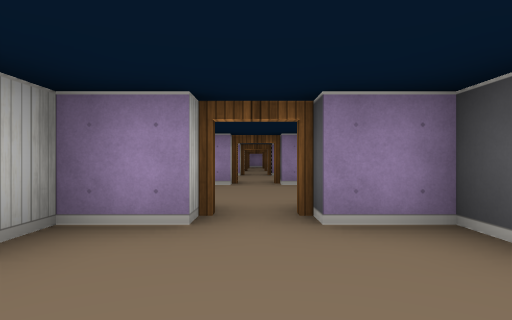
View 1 (above)

24 first-person views from a walk through a cub3D ray-caster map. The camera is about half as high as the walls, looks level and sees 75° across. The floor is counted in squares. Each view is taken from the middle of a square. On the plan, view 1 faces up. The plan holds only what a view shows up to about 9 squares ahead; the rest is blank.

View 2
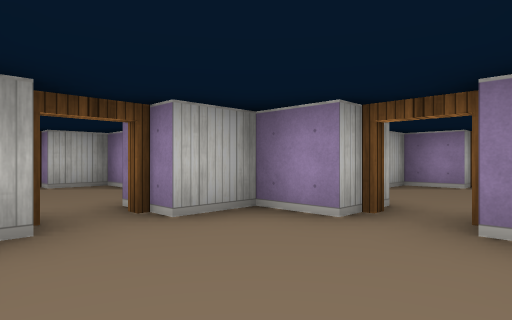

View 3
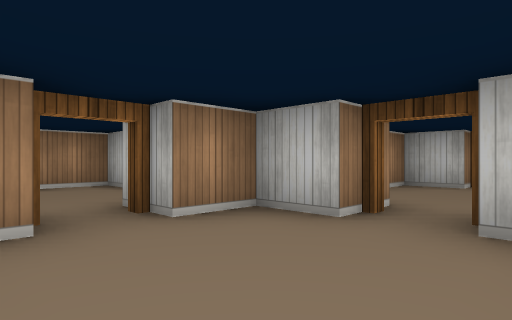

View 4
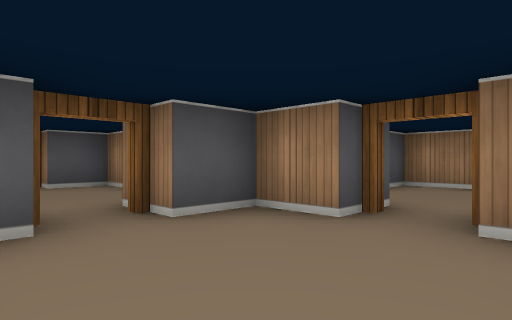

View 5
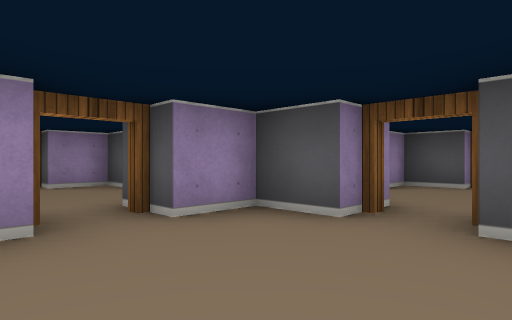

View 6
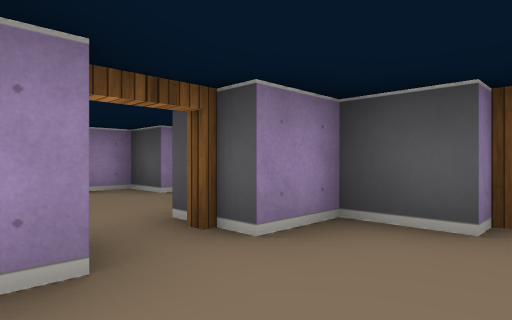

View 7
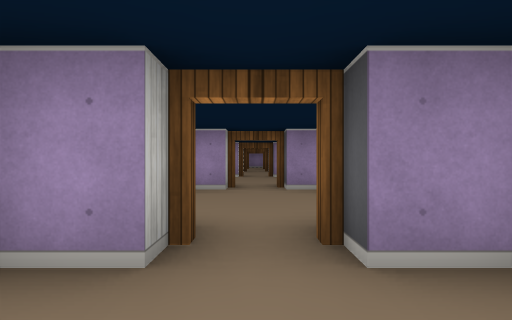

View 8
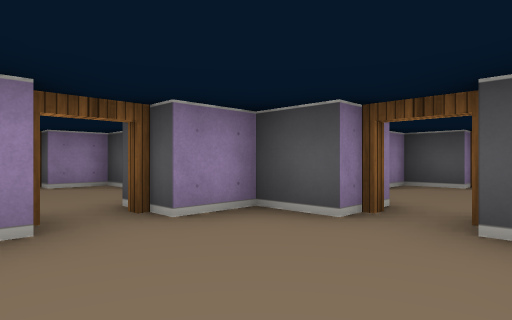

View 9
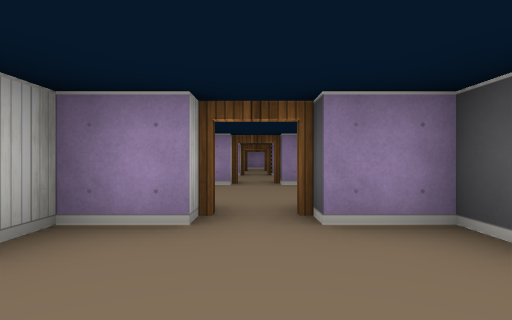

View 10
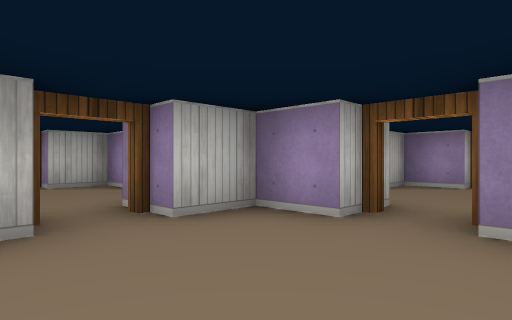

View 11
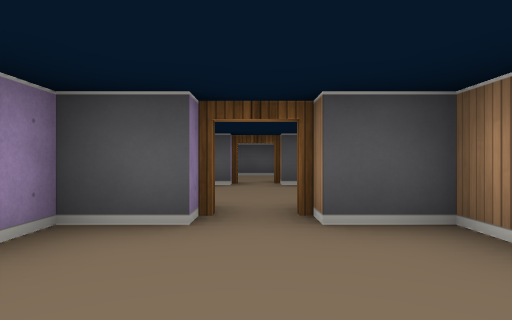

View 12
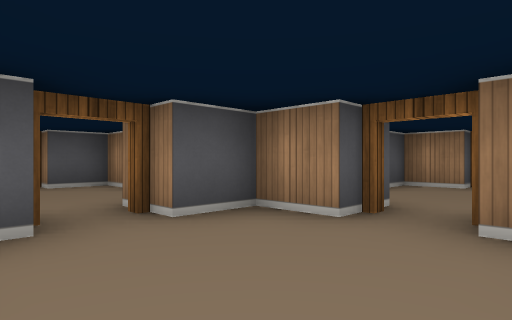

View 13
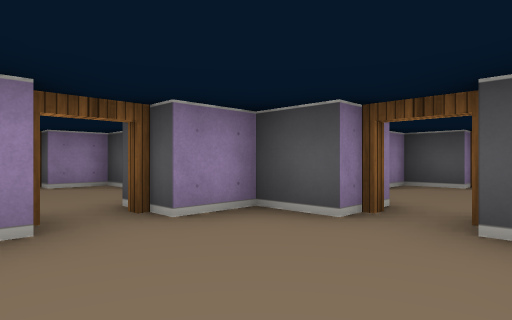

View 14
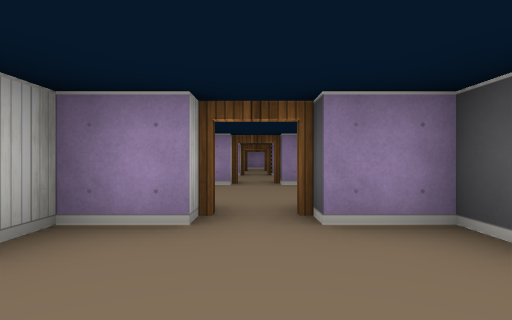

View 15
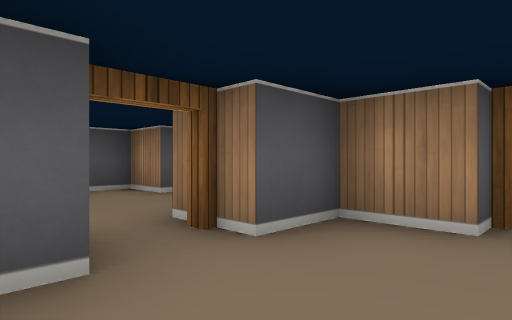

View 16
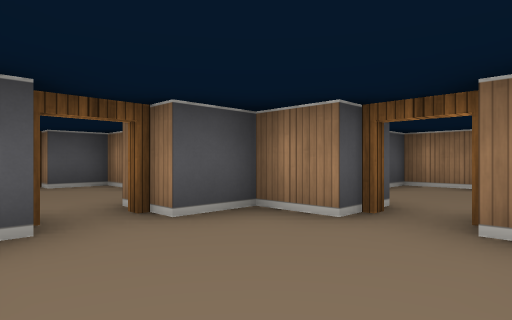

View 17
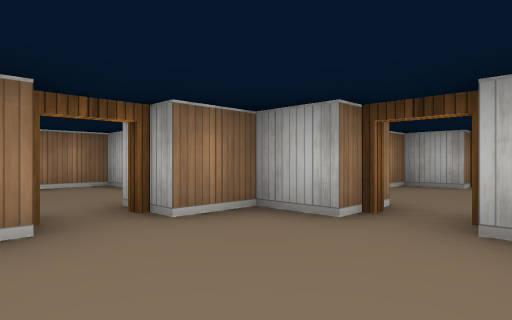

View 18
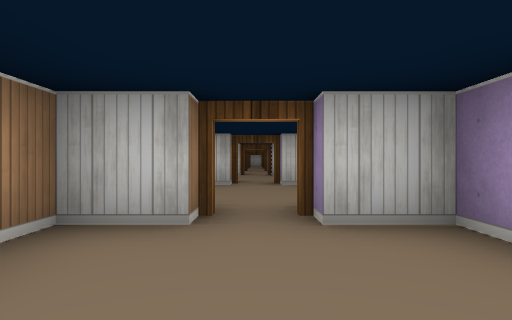

View 19
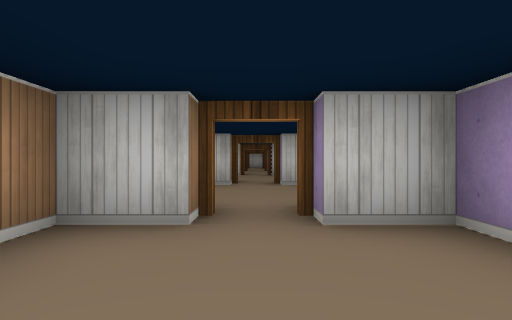

View 20
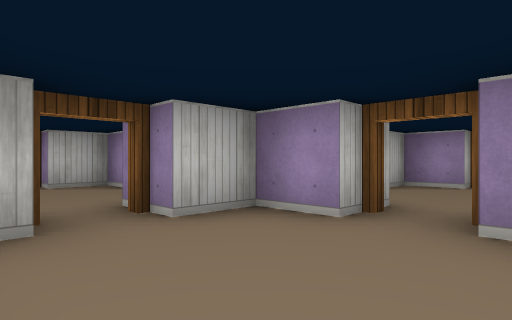

View 21
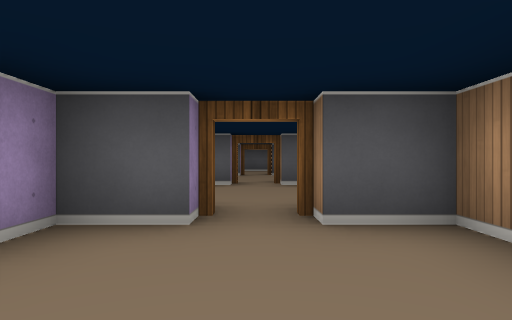

View 22
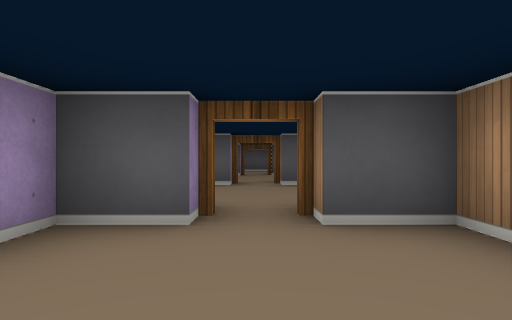

View 23
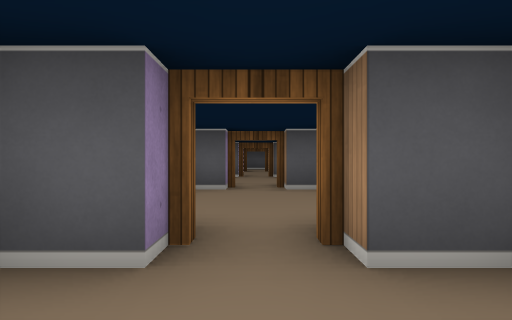

View 24
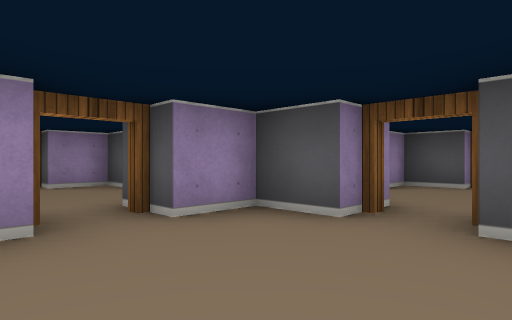

### Floor plan
Key: @ floor where view 1 was taken; # wall or solid block; . floor; D open door.
Columns run from 6 left of view 1 to 14 right of it. Each row starts with its distance up from view 1.
 15        ##
 14       ..#
 13       ..
 12       ..
 11      #D###D###D##
 10      ...#...#...#
  9      ...D...D...D
  8      ...#...#...#
  7     ##D###D###D##  ##
  6     #...#...#...#...#
  5      ...D...D...D...D
  4      ...#...#...#...#
  3 ##  ##D###D###D##  ##
  2 #...#...#...#...#
  1  ...D...D...D...D...
  0 #...#.@.#...#...#...#
 -1 ##  ##D###D###D###D##
 -2     #...#...#...#
 -3     D...D...D...D
 -4     #...#...#...#
 -5     #############

Positions as (right, up) in squares from view 1, and headings:
1: (0, 0), facing up
2: (1, 0), facing up-left
3: (1, 2), facing down-left
4: (-1, 2), facing down-right
5: (-1, 0), facing up-right
6: (3, 1), facing up-right
7: (4, 1), facing up
8: (3, 4), facing up-right
9: (4, 4), facing up
10: (5, 4), facing up-left
11: (7, 5), facing right
12: (7, 6), facing down-right
13: (7, 4), facing up-right
14: (8, 4), facing up
15: (8, 2), facing down-right
16: (7, 2), facing down-right
17: (9, 2), facing down-left
18: (9, -3), facing left
19: (5, -3), facing left
20: (5, -4), facing up-left
21: (3, -3), facing right
22: (3, 9), facing right
23: (0, 9), facing right
24: (-1, 8), facing up-right
